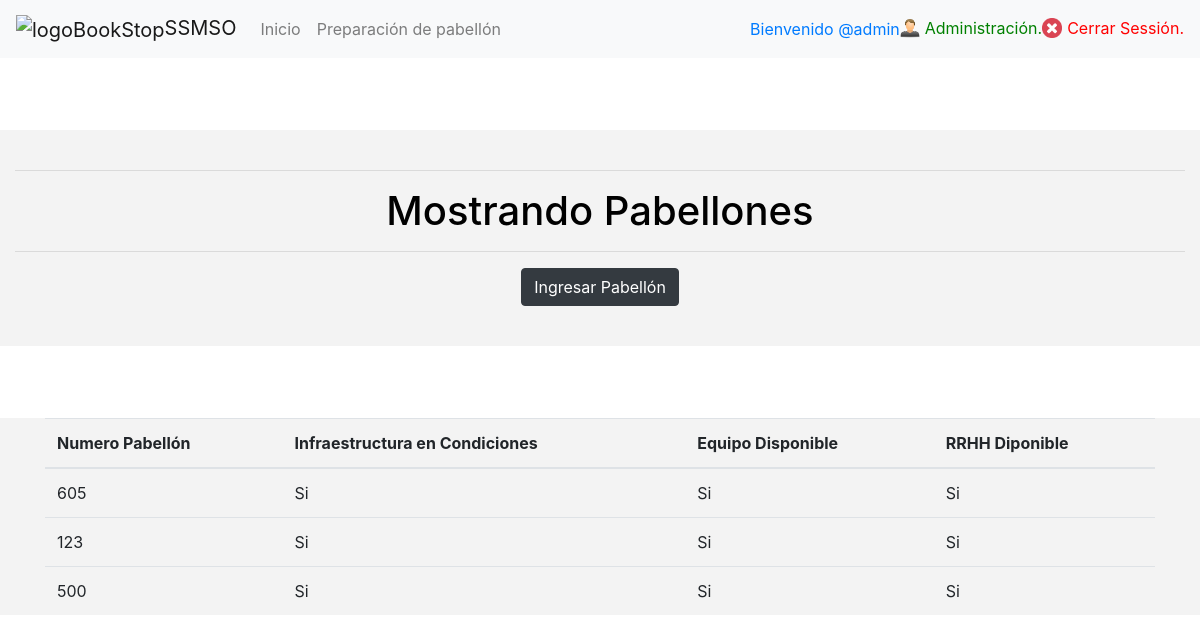
The app's page /mostrar_pabellon (signed in) with its own data.
### core/models.py (models this page shows, shortened)
class PabellonEnCondiciones(models.Model):
    n_pabellon = models.CharField(max_length=10, primary_key=True, verbose_name='Numero de pabellon')
    c_infra = models.ForeignKey(Categoria, on_delete=models.CASCADE)
    c_equipo = models.ForeignKey(Categoria2, on_delete=models.CASCADE)
    c_rrhh = models.ForeignKey(Categoria3, on_delete=models.CASCADE)
    msg = models.CharField(max_length=300, verbose_name='Comentario adicional')

class Categoria (models.Model):
    idCategoria = models.IntegerField(primary_key=True, verbose_name='Id de Mascota')
    nombreCategoria= models.CharField(max_length=50, verbose_name='Tipo de mascota')
    def __str__(self):
        return self.nombreCategoria

class Categoria2 (models.Model):
    idCategoria2 = models.IntegerField(primary_key=True, verbose_name='Id de Categoría')
    nombreCategoria2= models.CharField(max_length=50, verbose_name='Nombre de Categoría')
    def __str__(self):
        return self.nombreCategoria2

class Categoria3 (models.Model):
    id_condicion = models.IntegerField(primary_key=True, verbose_name='Id de Condicion')
    nombre_condicion = models.CharField(max_length=50, verbose_name='Condicion Si o No')
    def __str__(self):
        return self.nombre_condicion

### core/views.py (the view)
# urls.py: path('mostrar_pabellon',mostrar_pabellon, name="mostrar_pabellon"),
def mostrar_pabellon(request):
    pabellonencondiciones = PabellonEnCondiciones.objects.all()
    datos3 = {
        'pabellonencondiciones': pabellonencondiciones
    }
    return render(request, 'mostrar_pabellon.html',datos3)

### core/templates/mostrar_pabellon.html (shortened to what this page needs)
<!DOCTYPE html>
<html lang="en">
<head>
    <link rel="stylesheet" href="https://cdn.jsdelivr.net/npm/bootstrap@4.6.1/dist/css/bootstrap.min.css">
    {% load static %}
    <link rel="stylesheet" href="{% static 'css/estilos.css' %}">
    <link href="{% static 'css/bootstrap.min.css' %}" rel="stylesheet">
</head>
<body>
    <nav class="navbar navbar-expand-sm navbar-light bg-light">
        <a class="navbar-brand" href="#">
          <img src="{% static 'img/MINSAL.png' %}" width="50" height="30" alt="logoBookStop">SSMSO
        </a>
        <div class="collapse navbar-collapse" id="opciones">
            <ul class="navbar-nav">
                <li class="nav-item">
                    <a class="nav-link" href="{% url 'index1' %}">Inicio</a>
                  </li>
              <li class="nav-item">
                <a class="nav-link" href="{% url 'preparacionpabellon' %}">Preparación de pabellón</a>
              </li>
            </ul>
          </div>
          {% if user.is_authenticated  %}
          <div>
            <a href="#" id="userDePelos">
              Bienvenido @{{user.username}}
            </a>
          </div>
          <div>
            <a href="http://127.0.0.1:8000/admin/" id="userDePelos" style="color: green">
                <img src="{% static 'img/useeer.png' %}" alt="userDePelos" width="20px">Administración.
            </a>
          </div>
          <div>
            <a href="{%  url 'logout' %}" id="userDePelos" style="color: red">
                <img src="{% static 'img/xez.png' %}" alt="userDePelos" width="20px">Cerrar Sessión.
            </a>
          </div>
          {% else %}
          <div>
            <a href="{%  url 'login' %}" id="userDePelos">
              <img src="{% static 'img/usermujer.png' %}" alt="userDePelos" width="20px">Iniciar Sesión
            </a>
          </div>
          {% endif %}
      </nav><br><br><br>
          <div class="container-fluid fondo color ">
            <br><hr><h1>Mostrando Pabellones</h1><hr>
            {% if user.is_authenticated  %}
            <p class="pt"><a href="{% url 'form_registrar_pabellon' %}" class="btn btn-dark">Ingresar Pabellón</a> </p><br>
            {% else %}
            <H1>UPS......</H1>
            <p class="pt" >Usted no tiene acceso a Administrar los Pabellones.</p><br>
            {% endif %}
          </div><br><br><br>
          {% if user.is_authenticated  %}
<div class="container-fluid fondo color ">
    <div class="container">
        <table  class="table">
            <thead>
                <tr>
                    <th>Numero Pabellón</th>
                    <th>Infraestructura en Condiciones</th>
                    <th>Equipo Disponible</th>
                    <th>RRHH Diponible</th>
                </tr>
            </thead>
            <tbody>
            {% for ve in pabellonencondiciones %}
                <tr>
                    <td>{{ ve.n_pabellon }}</td>
                    <td>{{ ve.c_infra }}</td>
                    <td>{{ ve.c_equipo }}</td>
                    <td>{{ ve.c_rrhh }}</td>
                </tr>
            {% endfor %}
            </tbody>
        </table>
    </div></div>
    {% else %}
    <hr>
    <a href="{% url 'login' %}"><H1>Iniciar Sessión</H1></a>
    <hr>
    {% endif %}
    <br><br>
</body>
</html>

### core/static/css/estilos.css (style rules this page uses)
h1 { text-align: center; color: black; }
.color { color: #FFFFFF; }
.fondo { background-color: #f3f3f3; }
.pt { text-align: center; font-size: 150%; }
#userDePelos img { margin-right: 5px; margin-bottom: 3px; }

### records on screen
PabellonEnCondiciones: n_pabellon "605", c_infra "Si", c_equipo "Si", c_rrhh "Si"
PabellonEnCondiciones: n_pabellon "123", c_infra "Si", c_equipo "Si", c_rrhh "Si"
PabellonEnCondiciones: n_pabellon "500", c_infra "Si", c_equipo "Si", c_rrhh "Si"

### other values on screen
{{ user.username }} "admin"
